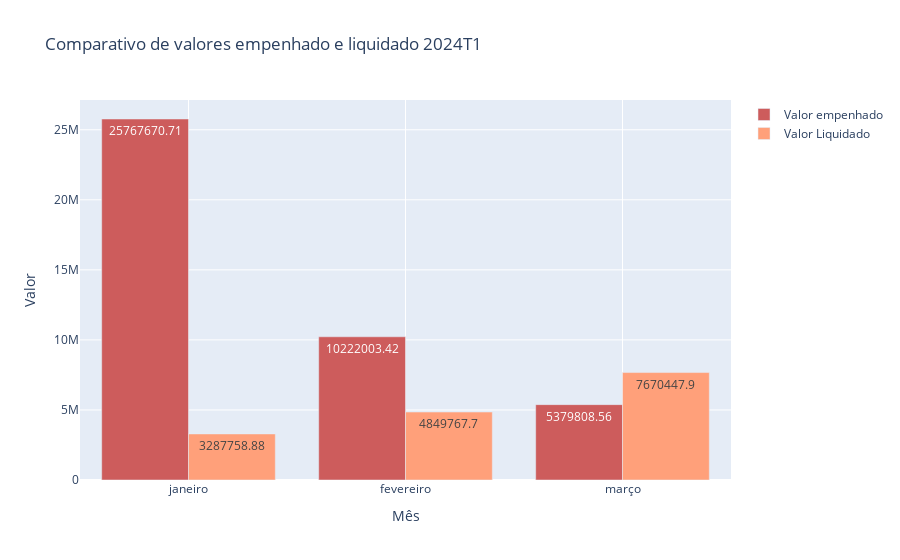

The notebook cell this image was saved under:
### Code cell
fig = go.Figure()
fig.add_trace(go.Bar(
    x=dados_agrupados_meses['mes'],
    y=dados_agrupados_meses['valor_empenhado'],
    name='Valor empenhado',
    marker_color='indianred',   
    text=dados_agrupados_meses['valor_empenhado']
))
fig.add_trace(go.Bar(
    x=dados_agrupados_meses['mes'],
    y=dados_agrupados_meses['valor_liquidado'],
    name='Valor Liquidado',
    marker_color='lightsalmon',
    text=dados_agrupados_meses['valor_liquidado']
))

# Here we modify the tickangle of the xaxis, resulting in rotated labels.
#fig.update_layout(barmode='group', xaxis_tickangle=0)

fig.update_layout(title="Comparativo de valores empenhado e liquidado 2024T1",
                  xaxis_title="Mês",
                  yaxis_title="Valor",
                  bargap=0.2,
                  barmode='group',
                  xaxis_showgrid=True,
                  yaxis_showgrid=True
                  )

fig.show()

### Figure 1 — Plotly figure (JSON) as saved in the notebook; plotly's stock layout.template omitted (floating-point values rounded to 4 significant figures)
{"data": [{"marker": {"color": "indianred"}, "name": "Valor empenhado", "text": [25770000.0, 10220000.0, 5380000.0], "type": "bar", "x": ["janeiro", "fevereiro", "março"], "y": [25770000.0, 10220000.0, 5380000.0]}, {"marker": {"color": "lightsalmon"}, "name": "Valor Liquidado", "text": [3288000.0, 4850000.0, 7670000.0], "type": "bar", "x": ["janeiro", "fevereiro", "março"], "y": [3288000.0, 4850000.0, 7670000.0]}], "layout": {"autosize": true, "bargap": 0.2, "barmode": "group", "title": {"text": "Comparativo de valores empenhado e liquidado 2024T1"}, "xaxis": {"autorange": true, "range": [-0.5, 2.5], "showgrid": true, "title": {"text": "Mês"}, "type": "category"}, "yaxis": {"autorange": true, "range": [0, 27120000.0], "showgrid": true, "title": {"text": "Valor"}, "type": "linear"}}}
